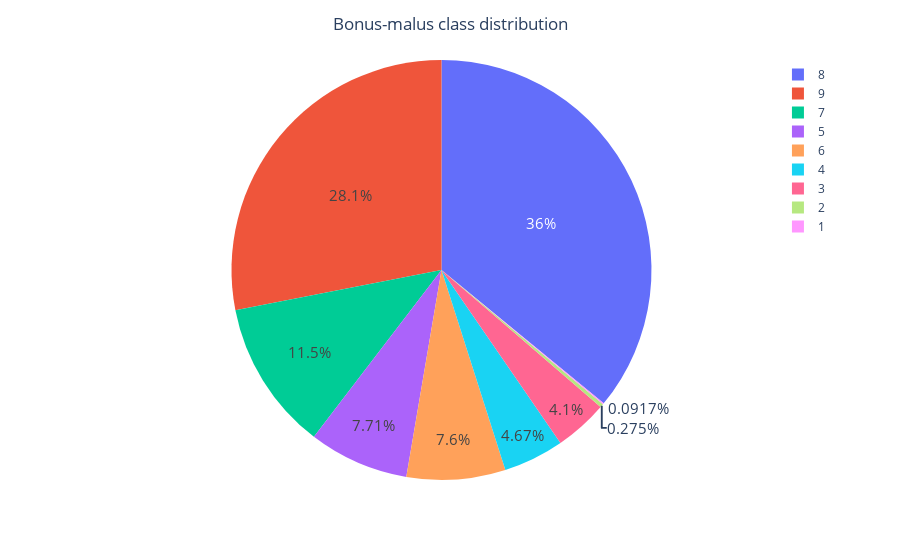

Notebook source saved alongside this figure:
### Code cell
# 10. What is the distribution of road accidents based on the bonus-malus class?
distribution=data.value_counts('КБМ')
import plotly.express as px

distribution=distribution.reset_index()
distribution=distribution.rename(columns={0: 'appearance'})

fig = px.pie(distribution['КБМ'], values=distribution['appearance'], names=distribution['КБМ'])
fig.update_traces( textinfo='percent', textfont_size=15)
fig.update_layout(title="Bonus-malus class distribution",title_x=0.5)
fig.show()
# distribution

### Figure 1 — Plotly figure (JSON) as saved in the notebook; plotly's stock layout.template omitted (floating-point values rounded to 4 significant figures)
{"data": [{"domain": {"x": [0, 1], "y": [0, 1]}, "hovertemplate": "label=%{label}<br>value=%{value}<extra></extra>", "labels": [8, 9, 7, 5, 6, 4, 3, 2, 1], "legendgroup": "", "name": "", "showlegend": true, "textfont": {"size": 15}, "textinfo": "percent", "type": "pie", "values": [3922, 3062, 1259, 841, 829, 509, 447, 30, 10]}], "layout": {"legend": {"tracegroupgap": 0}, "margin": {"t": 60}, "title": {"text": "Bonus-malus class distribution", "x": 0.5}}}
